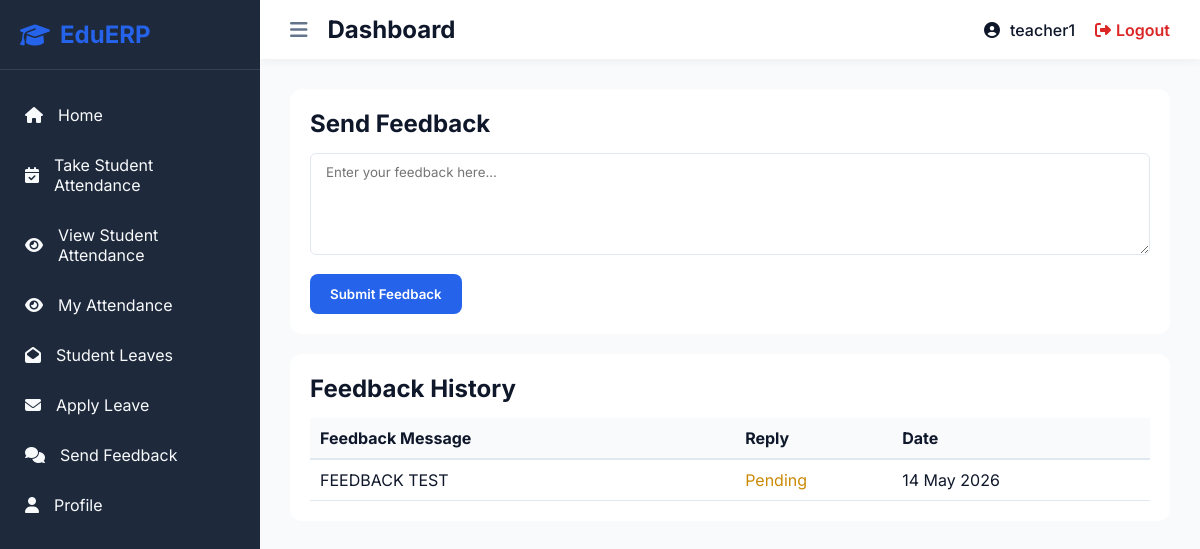
Screenshot of /staff/feedback/ (signed in) with the database file from the repository.
### accounts/models.py (models this page shows)
class CustomUser(AbstractUser):
    USER_TYPE_CHOICES = ((1, "HOD"), (2, "Staff"), (3, "Student"))
    user_type = models.IntegerField(choices=USER_TYPE_CHOICES, default=1)
    class Meta:
        db_table = 'CUSTOM_USER_TABLE'

### students/models.py (models this page shows)
class Feedback(models.Model):
    id = models.AutoField(primary_key=True)
    user = models.ForeignKey(CustomUser, on_delete=models.CASCADE)
    feedback = models.TextField()
    feedback_reply = models.TextField(blank=True, null=True)
    created_at = models.DateTimeField(auto_now_add=True)
    updated_at = models.DateTimeField(auto_now=True)
    class Meta:
        db_table = 'FEEDBACK_TABLE'

### staff/views.py (the view)
# urls.py: path('feedback/', views.staff_feedback, name='staff_feedback'),
@login_required(login_url='/')
def staff_feedback(request):
    return render(request, 'staff/feedback.html', {
        'feedbacks': Feedback.objects.filter(user=request.user),
    })

### staff/templates/staff/feedback.html (shortened to what this page needs)
{% extends 'base.html' %}
{% block content %}
<div class="content-section" style="background: white; padding: 20px; border-radius: 12px;">
    <h2>Send Feedback</h2>
    <form action="{% if request.user.user_type == 2 %}{% url 'staff_feedback_save' %}{% else %}{% url 'student_feedback_save' %}{% endif %}" method="POST" style="margin-top: 15px;">
        <textarea name="feedback_msg" rows="5" class="form-input" placeholder="Enter your feedback here..." required></textarea>
        <button type="submit" class="btn-primary" style="margin-top: 15px;">Submit Feedback</button>
    </form>
</div>
<div class="content-section" style="background: white; padding: 20px; border-radius: 12px; margin-top: 20px;">
    <h2>Feedback History</h2>
    <table style="width: 100%; text-align: left; margin-top: 15px; border-collapse: collapse;">
        <tr style="background: var(--bg-color); border-bottom: 2px solid var(--border-color);">
            <th style="padding: 10px;">Feedback Message</th>
            <th>Reply</th>
            <th>Date</th>
        </tr>
        {% for fb in feedbacks %}
        <tr style="border-bottom: 1px solid var(--border-color);">
            <td style="padding: 10px;">{{ fb.feedback }}</td>
            <td>{% if fb.feedback_reply %}{{ fb.feedback_reply }}{% else %}<span style="color: var(--warning);">Pending</span>{% endif %}</td>
            <td>{{ fb.created_at|date:"d M Y" }}</td>
        </tr>
        {% endfor %}
    </table>
</div>
{% endblock %}

### templates/base.html (shortened to what this page needs)
<!DOCTYPE html>
<html lang="en">
<head>
    <link rel="stylesheet" href="https://cdnjs.cloudflare.com/ajax/libs/font-awesome/6.4.0/css/all.min.css">
    <link rel="stylesheet" href="/static/css/style.css">
</head>
<body>
    <div class="app-container">
        <aside class="sidebar">
            <div class="sidebar-header">
                <h2><i class="fas fa-graduation-cap"></i> EduERP</h2>
            </div>
            <ul class="sidebar-menu">
                {% if request.user.user_type == 1 %}
                    <li><a href="{% url 'admin_home' %}"><i class="fas fa-home"></i> Home</a></li>
                    <li><a href="{% url 'manage_staff' %}"><i class="fas fa-users"></i> Staff</a></li>
                    <li><a href="{% url 'manage_student' %}"><i class="fas fa-user-graduate"></i> Students</a></li>
                    <li><a href="{% url 'manage_course' %}"><i class="fas fa-book"></i> Courses</a></li>
                    <li><a href="{% url 'manage_subject' %}"><i class="fas fa-book-open"></i> Subjects</a></li>
                    <li><a href="{% url 'admin_staff_attendance' %}"><i class="fas fa-calendar-check"></i> Staff Attendance</a></li>
                    <li><a href="{% url 'admin_leave_requests' %}"><i class="fas fa-envelope"></i> Leave Requests</a></li>
                    <li><a href="{% url 'admin_feedback_message' %}"><i class="fas fa-comments"></i> Feedback</a></li>
                {% elif request.user.user_type == 2 %}
                    <li><a href="{% url 'staff_home' %}"><i class="fas fa-home"></i> Home</a></li>
                    <li><a href="{% url 'staff_take_attendance' %}"><i class="fas fa-calendar-check"></i> Take Student Attendance</a></li>
                    <li><a href="{% url 'staff_view_attendance' %}"><i class="fas fa-eye"></i> View Student Attendance</a></li>
                    <li><a href="{% url 'staff_view_personal_attendance' %}"><i class="fas fa-eye"></i> My Attendance</a></li>
                    <li><a href="{% url 'staff_student_leave_requests' %}"><i class="fas fa-envelope-open"></i> Student Leaves</a></li>
                    <li><a href="{% url 'staff_apply_leave' %}"><i class="fas fa-envelope"></i> Apply Leave</a></li>
                    <li><a href="{% url 'staff_feedback' %}"><i class="fas fa-comments"></i> Send Feedback</a></li>
                {% endif %}
                <li><a href="{% url 'profile_view' %}"><i class="fas fa-user"></i> Profile</a></li>
            </ul>
        </aside>
        <div class="main-content">
            <header class="top-header">
                <div class="header-left">
                    <button id="toggle-sidebar" class="btn-icon"><i class="fas fa-bars"></i></button>
                    <h2>{% block page_title %}Dashboard{% endblock %}</h2>
                </div>
                <div class="header-right">
                    <div class="user-profile">
                        <i class="fas fa-user-circle"></i>
                        <a href="{% url 'profile_view' %}" style="text-decoration: none; color: inherit;">{{ request.user.username }}</a>
                    </div>
                    <a href="{% url 'logout_user' %}" class="btn-logout"><i class="fas fa-sign-out-alt"></i> Logout</a>
                </div>
            </header>
            <main class="page-content">
                {% block content %}
                {% endblock %}
            </main>
        </div>
    </div>
</body>
</html>

### static/css/style.css (style rules this page uses)
:root { --primary: #2563eb; --primary-hover: #1d4ed8; --secondary: #475569; --bg-color: #f8fafc; --card-bg: #ffffff; --text-main: #0f172a; --text-muted: #64748b; --border-color: #e2e8f0; --sidebar-bg: #1e293b; --sidebar-text: #f8fafc; --sidebar-hover: #334155; --sidebar-active: #475569; --success: #16a34a; --danger: #dc2626; --warning: #ca8a04; }
* { margin: 0; padding: 0; box-sizing: border-box; font-family: 'Inter', sans-serif; }
body { background-color: var(--bg-color); color: var(--text-main); }
.btn-primary { background: var(--primary); color: white; border: none; padding: 12px 20px; border-radius: 8px; cursor: pointer; font-weight: 600; transition: all 0.3s; }
.app-container { display: flex; min-height: 100vh; }
.sidebar { width: 260px; background: var(--sidebar-bg); color: var(--sidebar-text); transition: all 0.3s; position: fixed; height: 100vh; z-index: 100; }
.sidebar-header { padding: 20px; border-bottom: 1px solid rgba(255,255,255,0.1); }
.sidebar-header h2 { display: flex; align-items: center; gap: 10px; font-size: 24px; color: var(--primary); }
.sidebar-menu { list-style: none; padding: 20px 0; }
.sidebar-menu li a { display: flex; align-items: center; gap: 15px; padding: 15px 25px; color: var(--sidebar-text); text-decoration: none; transition: all 0.3s; }
.main-content { flex: 1; margin-left: 260px; transition: all 0.3s; }
.top-header { background: var(--card-bg); padding: 15px 30px; display: flex; justify-content: space-between; align-items: center; box-shadow: 0 2px 10px rgba(0,0,0,0.05); position: sticky; top: 0; z-index: 90; }
.header-left { display: flex; align-items: center; gap: 20px; }
.btn-icon { background: none; border: none; font-size: 20px; color: var(--text-muted); cursor: pointer; transition: color 0.3s; }
.header-right { display: flex; align-items: center; gap: 20px; }
.user-profile { display: flex; align-items: center; gap: 10px; font-weight: 500; }
.btn-logout { color: var(--danger); text-decoration: none; display: flex; align-items: center; gap: 5px; font-weight: 600; transition: opacity 0.3s; }
.page-content { padding: 30px; }
.form-input { width: 100%; padding: 10px 15px; border: 1px solid var(--border-color); border-radius: 6px; outline: none; font-family: 'Inter', sans-serif; }

### rows the page displays
CustomUser: user.username "teacher1"
Feedback: feedback "FEEDBACK TEST", shows "Pending", created_at "14 May 2026"
